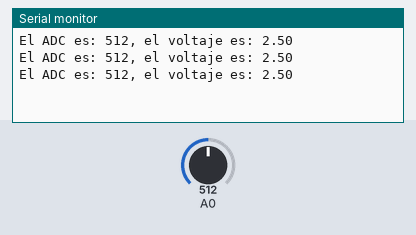
A sketch run on a simulated Arduino Uno, built with avr-gcc and run on an emulated ATmega328P. Parts: the last lines printed to the serial monitor. The test bench sets the inputs (shaded band); at power-on: A0 = 512.

Above: at 1.3 s.
1.4 s: A0 set to 716
At 1.9 s:
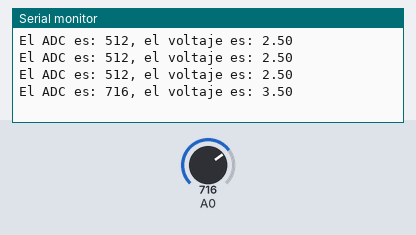
2.9 s: A0 set to 900
At 3.4 s:
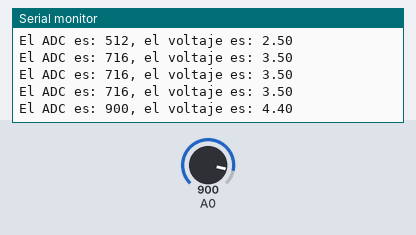
Timing chart, 0 to 5.9 s (numbered marks = the images above; inputs shaded):
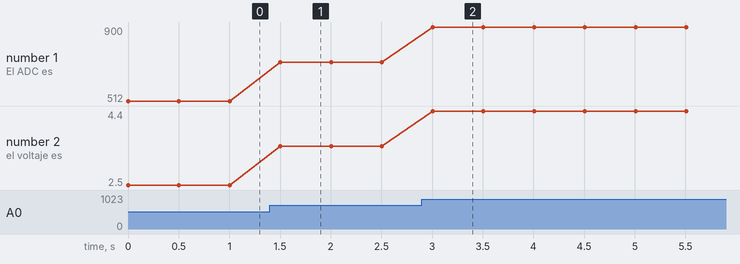

The sketch:

programa05.ino
```cpp
int pot;
float voltaje;

void setup() {
  Serial.begin(9600);
}

void loop() {
  pot = analogRead(A0);

  voltaje = pot * (5.0 / 1023.0);
  Serial.print("El ADC es: ");
  Serial.print(pot);
  Serial.print(", el voltaje es: ");
  Serial.println(voltaje);
  delay(500);
}
```

Measured:
- after the input at 1.4 s, the serial monitor: prints a new line after 0.10 s (image 1)
- after the input at 2.9 s, the serial monitor: prints a new line after 0.11 s (image 2)
- plotted number 1: 512 → 716 after the input at 1.4 s, 716 → 900 after the input at 2.9 s
- plotted number 2: 2.5 → 3.5 after the input at 1.4 s, 3.5 → 4.4 after the input at 2.9 s
